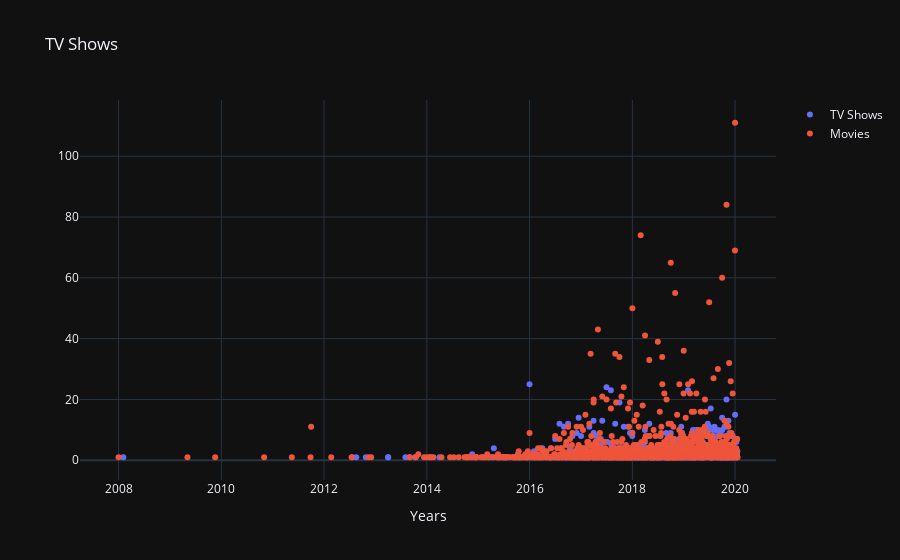

Here is the notebook cell this chart was saved with:
### Code cell
df1 = netdata[netdata['type']=='TV Show']
df2 = netdata[netdata['type']=='Movie']

df1 = df1.groupby('date_added')["title"].nunique().sort_values()
df2 = df2.groupby('date_added')["title"].nunique().sort_values()

trace1 = go.Scatter(x=df1.index,y=df1.values,mode='markers',name='TV Shows')
trace2 = go.Scatter(x=df2.index,y=df2.values,mode='markers',name='Movies')

layout = go.Layout(template= "plotly_dark", title = 'TV Shows', xaxis = dict(title = 'Years'))
fig = go.Figure(data = [trace1,trace2], layout = layout)
fig.show()

### Figure 1 — Plotly figure (JSON) as saved in the notebook; plotly's stock layout.template omitted (floating-point values rounded to 4 significant figures; data arrays with more than 128 entries replaced by an {"elided": "..."} marker saying what was removed)
{"data": [{"mode": "markers", "name": "TV Shows", "type": "scatter", "x": {"elided": "686 str values"}, "y": {"elided": "686 int values"}}, {"mode": "markers", "name": "Movies", "type": "scatter", "x": {"elided": "1045 str values"}, "y": {"elided": "1045 int values"}}], "layout": {"title": {"text": "TV Shows"}, "xaxis": {"title": {"text": "Years"}}}}
